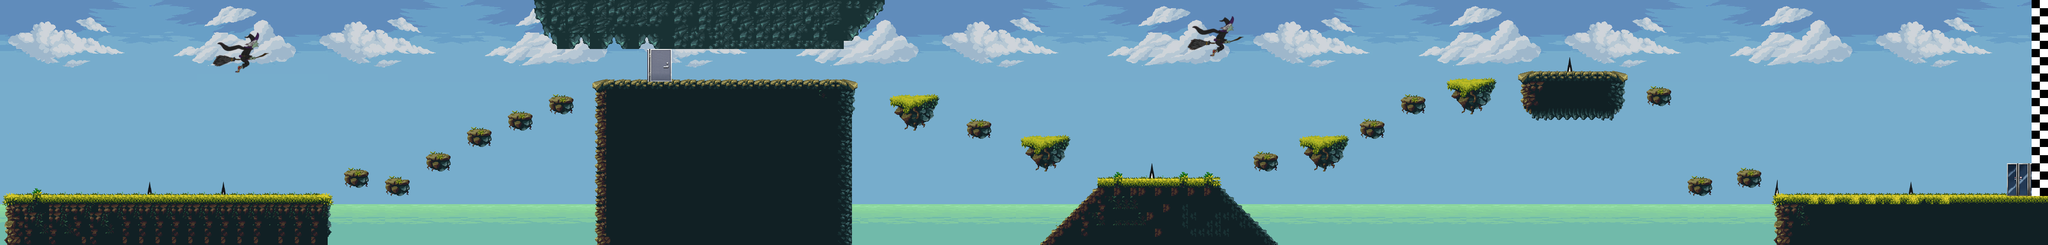

Tiled map render using the project's own tile images. Description and the map definition, with tile-layer contents summarised, below:
An orthogonal 250x30 tile map with 16x16 px tiles, 4 tile layers (Background, Sea, Spikes, Ground), 8 tilesets and 43 objects.

<map version="1.4" tiledversion="1.4.3" orientation="orthogonal" renderorder="right-down" width="250" height="30" tilewidth="16" tileheight="16" infinite="0" nextlayerid="18" nextobjectid="147">
 <tileset firstgid="1" name="sky_cloud" tilewidth="16" tileheight="16" spacing="2" margin="1" tilecount="418" columns="38">
  <image source="tilesets/sky_cloud.png" width="688" height="211" />
 </tileset>
 <tileset firstgid="419" name="sky" tilewidth="16" tileheight="16" spacing="2" margin="1" tilecount="418" columns="38">
  <image source="tilesets/sky.png" width="688" height="211" />
 </tileset>
 <tileset firstgid="837" name="sea" tilewidth="16" tileheight="16" spacing="2" margin="1" tilecount="30" columns="6">
  <image source="tilesets/sea.png" width="112" height="96" />
 </tileset>
 <tileset firstgid="867" name="tileset" tilewidth="16" tileheight="16" tilecount="1160" columns="58">
  <image source="tilesets/tileset.png" width="928" height="320" />
 </tileset>
 <tileset firstgid="2027" name="doors" tilewidth="16" tileheight="16" spacing="2" margin="1" tilecount="1024" columns="32">
  <image source="tilesets/doors.png" width="576" height="576" />
 </tileset>
 <tileset firstgid="3051" name="spikes" tilewidth="16" tileheight="16" spacing="2" margin="1" tilecount="72" columns="9">
  <image source="tilesets/spikes.png" width="164" height="160" />
 </tileset>
 <tileset firstgid="3123" name="d6t9hjj-c3db12c0-0e29-4b3b-a14b-5fcb16ed1e77" tilewidth="16" tileheight="16" spacing="2" margin="1" tilecount="1696" columns="32">
  <image source="tilesets/d6t9hjj-c3db12c0-0e29-4b3b-a14b-5fcb16ed1e77.png" width="576" height="960" />
 </tileset>
 <tileset firstgid="4819" source="tilesets/Christmas.tsx" />
 <layer id="1" name="Background" width="250" height="30">
  <data>[7500 cells, 7500 non-empty, 406 distinct tile ids]</data>
 </layer>
 <layer id="2" name="Sea" width="250" height="30">
  <data>[7500 cells, 1394 non-empty, 102 distinct tile ids]</data>
 </layer>
 <layer id="6" name="Spikes" width="250" height="30">
  <data>[7500 cells, 60 non-empty, 18 distinct tile ids]</data>
 </layer>
 <layer id="3" name="Ground" width="250" height="30">
  <data>[7500 cells, 2141 non-empty, 273 distinct tile ids]</data>
 </layer>
 <objectgroup id="12" name="Boundiries">
  <object id="130" x="-0.3333" y="-0.6667" width="9" height="481" />
  <object id="131" x="0" y="0" width="3983.33" height="1" />
  <object id="133" x="3996" y="1.3333" width="2.33333" height="483.333" />
 </objectgroup>
 <objectgroup id="7" name="Ground">
  <object id="37" x="10.6667" y="382.667" width="633" height="96.6667" />
  <object id="44" x="670" y="331.333" width="52" height="37.3333" />
  <object id="46" x="751" y="348" width="47" height="32.6667" />
  <object id="48" x="972" y="272" width="1.33333" />
  <object id="49" x="835" y="300" width="54.6667" height="33.3333" />
  <object id="50" x="1736" y="187.333" width="95.333" height="61.6667" />
  <object id="51" x="1994.33" y="262.667" width="95.667" height="67.3333" />
  <object id="56" x="1164" y="163" width="504" height="317" />
  <object id="57" x="2540" y="265" width="94" height="69" />
  <object id="58" x="2438" y="296" width="60" height="40" />
  <object id="59" x="2823" y="155" width="105" height="66" />
  <object id="61" x="2737" y="189" width="49" height="34" />
  <object id="63" x="2965" y="142" width="214" height="98" />
  <object id="65" x="3217" y="170" width="47" height="38" />
  <object id="66" x="3391" y="332" width="51" height="32" />
  <object id="78" x="3466" y="380" width="528" height="102" />
  <object id="80" x="2132" y="375" width="11" height="22" />
  <object id="83" x="2142" y="348" width="243" height="135" />
  <object id="91" x="2120" y="392" width="1" height="1" />
  <object id="93" x="2108" y="395" width="33" height="81" />
  <object id="106" x="2385" y="393" width="31" height="88" />
  <object id="111" x="911" y="251" width="50" height="35" />
  <object id="126" x="1070" y="1" width="585" height="92" />
  <object id="141" x="1074" y="190" width="44" height="31" />
  <object id="142" x="993" y="222" width="48" height="37" />
  <object id="143" x="1885" y="234" width="51" height="37" />
  <object id="144" x="2657" y="235" width="48" height="33" />
  <object id="145" x="3293" y="350" width="52" height="36" />
 </objectgroup>
 <objectgroup id="9" name="Door">
  <object id="108" x="1264.21" y="96.1667" width="47.625" height="62.9583" />
  <object id="110" x="3920.92" y="320.583" width="45.75" height="62.75" />
 </objectgroup>
 <objectgroup id="8" name="Spikes">
  <object id="68" x="285" y="354" width="14" height="30" />
  <object id="69" x="430" y="353" width="12" height="30" />
  <object id="71" x="2245" y="319" width="13" height="30" />
  <object id="74" x="3056" y="108" width="17" height="33" />
  <object id="75" x="3465" y="345" width="12" height="39" />
  <object id="77" x="3724" y="354" width="16" height="28" />
 </objectgroup>
 <objectgroup id="11" name="Sea">
  <object id="114" x="646" y="395" width="501" height="82" />
  <object id="116" x="1671" y="397" width="436" height="85" />
  <object id="119" x="2416" y="398" width="1052" height="78" />
 </objectgroup>
 <objectgroup id="13" name="Finish Line">
  <object id="134" x="3968.45" y="-0.30303" width="16" height="384" />
 </objectgroup>
 <objectgroup id="14" name="Enemy Bounds" />
 <objectgroup id="15" name="Dragon" />
 <objectgroup id="16" name="BlueDragon" />
 <objectgroup id="17" name="Fruit" />
</map>
